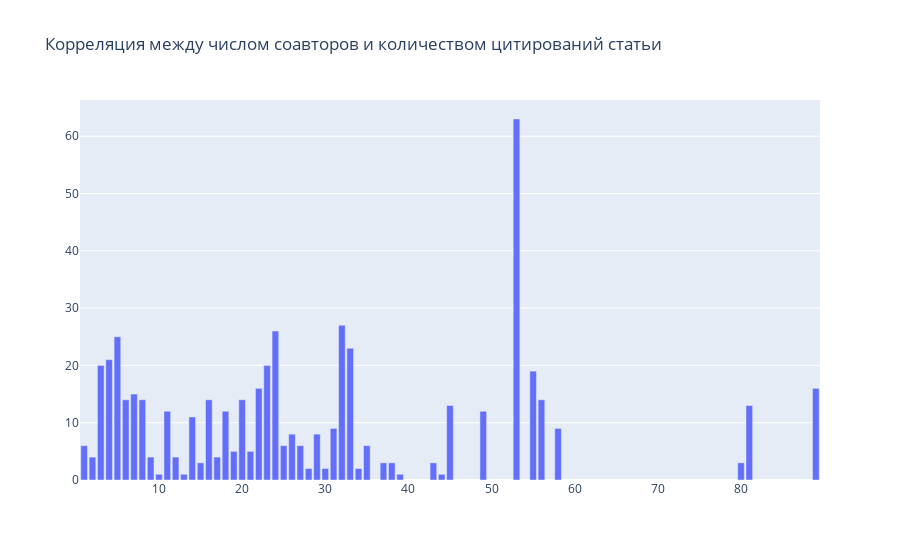

The code cell stored with this chart in its notebook:
### Code cell
ref = list(auth_ref.keys())
count = list(auth_ref.values())
data = [go.Bar(
   x = ref,
   y = count
)]
layout = go.Layout({"title":"Корреляция между числом соавторов и количеством цитирований статьи"})
fig = go.Figure(data=data, layout=layout)
iplot(fig)

### Figure 1 — Plotly figure (JSON) as saved in the notebook; plotly's stock layout.template omitted (floating-point values rounded to 4 significant figures)
{"data": [{"x": [4, 3, 2, 5, 14, 7, 9, 6, 10, 8, 11, 16, 13, 12, 20, 17, 19, 1, 24, 15, 29, 33, 18, 81, 53, 23, 35, 32, 45, 28, 56, 26, 21, 44, 30, 25, 22, 55, 39, 80, 58, 37, 31, 27, 43, 49, 34, 89, 38], "y": [21, 20, 4, 25, 11, 15, 4, 14, 1, 14, 12, 14, 1, 4, 14, 4, 5, 6, 26, 3, 8, 23, 12, 13, 63, 20, 6, 27, 13, 2, 14, 8, 5, 1, 2, 6, 16, 19, 1, 3, 9, 3, 9, 6, 3, 12, 2, 16, 3], "type": "bar"}], "layout": {"title": {"text": "Корреляция между числом соавторов и количеством цитирований статьи"}, "xaxis": {"type": "linear", "range": [0.5, 89.5], "autorange": true}, "yaxis": {"type": "linear", "range": [0, 66.32], "autorange": true}, "autosize": true}}
